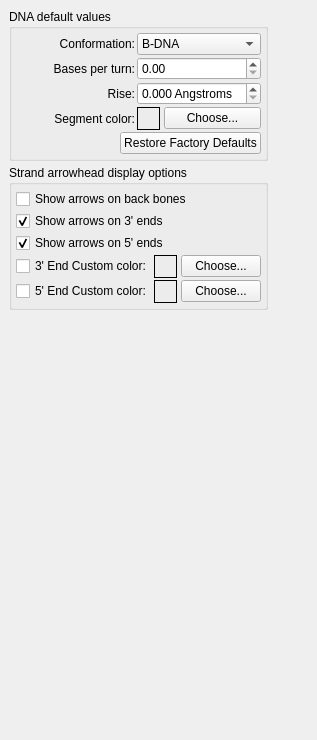
         <widget class="QWidget" name="DNA" >
          <layout class="QGridLayout" >
           <property name="margin" >
            <number>9</number>
           </property>
           <property name="spacing" >
            <number>6</number>
           </property>
           <item row="0" column="1" >
            <spacer>
             <property name="orientation" >
              <enum>Qt::Horizontal</enum>
             </property>
             <property name="sizeHint" >
              <size>
               <width>40</width>
               <height>20</height>
              </size>
             </property>
            </spacer>
           </item>
           <item row="0" column="0" >
            <layout class="QVBoxLayout" >
             <property name="margin" >
              <number>0</number>
             </property>
             <property name="spacing" >
              <number>4</number>
             </property>
             <item>
              <widget class="QGroupBox" name="groupBox" >
               <property name="title" >
                <string>DNA default values</string>
               </property>
               <layout class="QGridLayout" >
                <property name="margin" >
                 <number>4</number>
                </property>
                <property name="spacing" >
                 <number>2</number>
                </property>
                <item row="1" column="0" >
                 <layout class="QHBoxLayout" >
                  <property name="margin" >
                   <number>0</number>
                  </property>
                  <property name="spacing" >
                   <number>4</number>
                  </property>
                  <item>
                   <spacer>
                    <property name="orientation" >
                     <enum>Qt::Horizontal</enum>
                    </property>
                    <property name="sizeHint" >
                     <size>
                      <width>40</width>
                      <height>20</height>
                     </size>
                    </property>
                   </spacer>
                  </item>
                  <item>
                   <widget class="QPushButton" name="dnaRestoreFactoryDefaultsPushButton" >
                    <property name="text" >
                     <string>Restore Factory Defaults</string>
                    </property>
                    <property name="autoDefault" >
                     <bool>false</bool>
                    </property>
                   </widget>
                  </item>
                 </layout>
                </item>
                <item row="0" column="0" >
                 <layout class="QGridLayout" >
                  <property name="margin" >
                   <number>0</number>
                  </property>
                  <property name="spacing" >
                   <number>2</number>
                  </property>
                  <item row="0" column="0" >
                   <widget class="QLabel" name="label_11" >
                    <property name="sizePolicy" >
                     <sizepolicy>
                      <hsizetype>1</hsizetype>
                      <vsizetype>5</vsizetype>
                      <horstretch>0</horstretch>
                      <verstretch>0</verstretch>
                     </sizepolicy>
                    </property>
                    <property name="text" >
                     <string>Conformation:</string>
                    </property>
                    <property name="alignment" >
                     <set>Qt::AlignRight|Qt::AlignTrailing|Qt::AlignVCenter</set>
                    </property>
                   </widget>
                  </item>
                  <item row="0" column="1" >
                   <widget class="QComboBox" name="dnaConformationComboBox" >
                    <item>
                     <property name="text" >
                      <string>B-DNA</string>
                     </property>
                    </item>
                   </widget>
                  </item>
                  <item row="2" column="0" >
                   <widget class="QLabel" name="label_6" >
                    <property name="text" >
                     <string>Rise:</string>
                    </property>
                    <property name="alignment" >
                     <set>Qt::AlignRight|Qt::AlignTrailing|Qt::AlignVCenter</set>
                    </property>
                   </widget>
                  </item>
                  <item row="3" column="0" >
                   <widget class="QLabel" name="label_7" >
                    <property name="sizePolicy" >
                     <sizepolicy>
                      <hsizetype>1</hsizetype>
                      <vsizetype>5</vsizetype>
                      <horstretch>0</horstretch>
                      <verstretch>0</verstretch>
                     </sizepolicy>
                    </property>
                    <property name="text" >
                     <string>Segment color:</string>
                    </property>
                    <property name="alignment" >
                     <set>Qt::AlignRight|Qt::AlignTrailing|Qt::AlignVCenter</set>
                    </property>
                   </widget>
                  </item>
                  <item row="1" column="0" >
                   <widget class="QLabel" name="label_4" >
                    <property name="sizePolicy" >
                     <sizepolicy>
                      <hsizetype>1</hsizetype>
                      <vsizetype>5</vsizetype>
                      <horstretch>0</horstretch>
                      <verstretch>0</verstretch>
                     </sizepolicy>
                    </property>
                    <property name="text" >
                     <string>Bases per turn:</string>
                    </property>
                    <property name="alignment" >
                     <set>Qt::AlignRight|Qt::AlignTrailing|Qt::AlignVCenter</set>
                    </property>
                   </widget>
                  </item>
                  <item row="3" column="1" >
                   <layout class="QHBoxLayout" >
                    <property name="margin" >
                     <number>0</number>
                    </property>
                    <property name="spacing" >
                     <number>4</number>
                    </property>
                    <item>
                     <widget class="QFrame" name="dnaDefaultSegmentColorFrame" >
                      <property name="sizePolicy" >
                       <sizepolicy>
                        <hsizetype>0</hsizetype>
                        <vsizetype>0</vsizetype>
                        <horstretch>0</horstretch>
                        <verstretch>0</verstretch>
                       </sizepolicy>
                      </property>
                      <property name="minimumSize" >
                       <size>
                        <width>23</width>
                        <height>23</height>
                       </size>
                      </property>
                      <property name="maximumSize" >
                       <size>
                        <width>23</width>
                        <height>23</height>
                       </size>
                      </property>
                      <property name="frameShape" >
                       <enum>QFrame::Box</enum>
                      </property>
                      <property name="frameShadow" >
                       <enum>QFrame::Plain</enum>
                      </property>
                     </widget>
                    </item>
                    <item>
                     <widget class="QPushButton" name="dnaDefaultSegmentColorPushButton" >
                      <property name="text" >
                       <string>Choose...</string>
                      </property>
                      <property name="autoDefault" >
                       <bool>false</bool>
                      </property>
                     </widget>
                    </item>
                   </layout>
                  </item>
                  <item row="2" column="1" >
                   <widget class="QDoubleSpinBox" name="dnaRiseDoubleSpinBox" >
                    <property name="suffix" >
                     <string> Angstroms</string>
                    </property>
                    <property name="decimals" >
                     <number>3</number>
                    </property>
                    <property name="singleStep" >
                     <double>0.010000000000000</double>
                    </property>
                   </widget>
                  </item>
                  <item row="1" column="1" >
                   <widget class="QDoubleSpinBox" name="dnaBasesPerTurnDoubleSpinBox" >
                    <property name="decimals" >
                     <number>2</number>
                    </property>
                    <property name="singleStep" >
                     <double>0.100000000000000</double>
                    </property>
                   </widget>
                  </item>
                 </layout>
                </item>
               </layout>
              </widget>
             </item>
             <item>
              <widget class="QGroupBox" name="dna_reduced_model_options_grpbox" >
               <property name="title" >
                <string>Strand arrowhead display options</string>
               </property>
               <layout class="QGridLayout" >
                <property name="margin" >
                 <number>4</number>
                </property>
                <property name="spacing" >
                 <number>2</number>
                </property>
                <item row="4" column="0" >
                 <layout class="QHBoxLayout" >
                  <property name="margin" >
                   <number>0</number>
                  </property>
                  <property name="spacing" >
                   <number>2</number>
                  </property>
                  <item>
                   <widget class="QCheckBox" name="strandFivePrimeArrowheadsCustomColorCheckBox" >
                    <property name="text" >
                     <string>5' End Custom color:</string>
                    </property>
                   </widget>
                  </item>
                  <item>
                   <layout class="QHBoxLayout" >
                    <property name="margin" >
                     <number>0</number>
                    </property>
                    <property name="spacing" >
                     <number>4</number>
                    </property>
                    <item>
                     <widget class="QFrame" name="strandFivePrimeArrowheadsCustomColorFrame" >
                      <property name="sizePolicy" >
                       <sizepolicy>
                        <hsizetype>0</hsizetype>
                        <vsizetype>0</vsizetype>
                        <horstretch>0</horstretch>
                        <verstretch>0</verstretch>
                       </sizepolicy>
                      </property>
                      <property name="minimumSize" >
                       <size>
                        <width>23</width>
                        <height>23</height>
                       </size>
                      </property>
                      <property name="maximumSize" >
                       <size>
                        <width>23</width>
                        <height>23</height>
                       </size>
                      </property>
                      <property name="frameShape" >
                       <enum>QFrame::Box</enum>
                      </property>
                      <property name="frameShadow" >
                       <enum>QFrame::Plain</enum>
                      </property>
                     </widget>
                    </item>
                    <item>
                     <widget class="QPushButton" name="strandFivePrimeArrowheadsCustomColorPushButton" >
                      <property name="text" >
                       <string>Choose...</string>
                      </property>
                      <property name="autoDefault" >
                       <bool>false</bool>
                      </property>
                     </widget>
                    </item>
                   </layout>
                  </item>
                 </layout>
                </item>
                <item row="3" column="0" >
                 <layout class="QHBoxLayout" >
                  <property name="margin" >
                   <number>0</number>
                  </property>
                  <property name="spacing" >
                   <number>2</number>
                  </property>
                  <item>
                   <widget class="QCheckBox" name="strandThreePrimeArrowheadsCustomColorCheckBox" >
                    <property name="text" >
                     <string>3' End Custom color:</string>
                    </property>
                   </widget>
                  </item>
                  <item>
                   <layout class="QHBoxLayout" >
                    <property name="margin" >
                     <number>0</number>
                    </property>
                    <property name="spacing" >
                     <number>4</number>
                    </property>
                    <item>
                     <widget class="QFrame" name="strandThreePrimeArrowheadsCustomColorFrame" >
                      <property name="sizePolicy" >
                       <sizepolicy>
                        <hsizetype>0</hsizetype>
                        <vsizetype>0</vsizetype>
                        <horstretch>0</horstretch>
                        <verstretch>0</verstretch>
                       </sizepolicy>
                      </property>
                      <property name="minimumSize" >
                       <size>
                        <width>23</width>
                        <height>23</height>
                       </size>
                      </property>
                      <property name="maximumSize" >
                       <size>
                        <width>23</width>
                        <height>23</height>
                       </size>
                      </property>
                      <property name="frameShape" >
                       <enum>QFrame::Box</enum>
                      </property>
                      <property name="frameShadow" >
                       <enum>QFrame::Plain</enum>
                      </property>
                     </widget>
                    </item>
                    <item>
                     <widget class="QPushButton" name="strandThreePrimeArrowheadsCustomColorPushButton" >
                      <property name="text" >
                       <string>Choose...</string>
                      </property>
                      <property name="autoDefault" >
                       <bool>false</bool>
                      </property>
                     </widget>
                    </item>
                   </layout>
                  </item>
                 </layout>
                </item>
                <item row="2" column="0" >
                 <widget class="QCheckBox" name="arrowsOnFivePrimeEnds_checkBox" >
                  <property name="text" >
                   <string>Show arrows on 5' ends</string>
                  </property>
                  <property name="checked" >
                   <bool>true</bool>
                  </property>
                 </widget>
                </item>
                <item row="1" column="0" >
                 <widget class="QCheckBox" name="arrowsOnThreePrimeEnds_checkBox" >
                  <property name="text" >
                   <string>Show arrows on 3' ends</string>
                  </property>
                  <property name="checked" >
                   <bool>true</bool>
                  </property>
                 </widget>
                </item>
                <item row="0" column="0" >
                 <widget class="QCheckBox" name="arrowsOnBackBones_checkBox" >
                  <property name="text" >
                   <string>Show arrows on back bones</string>
                  </property>
                 </widget>
                </item>
               </layout>
              </widget>
             </item>
             <item>
              <spacer>
               <property name="orientation" >
                <enum>Qt::Vertical</enum>
               </property>
               <property name="sizeHint" >
                <size>
                 <width>20</width>
                 <height>421</height>
                </size>
               </property>
              </spacer>
             </item>
            </layout>
           </item>
          </layout>
         </widget>
